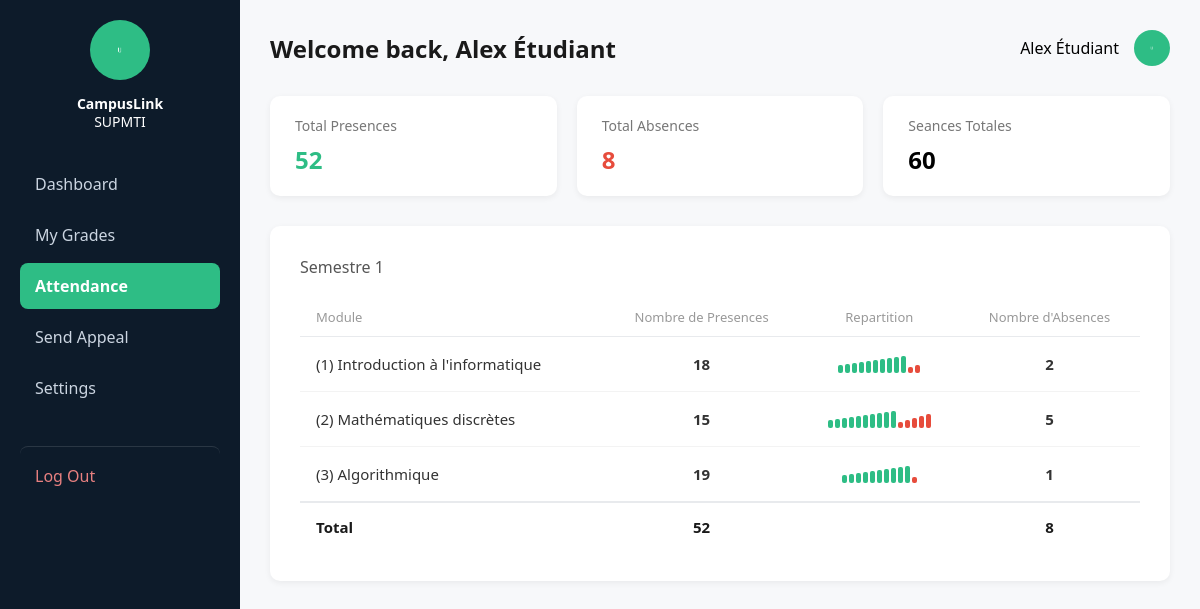
The page /attendance-etudiant (signed in) on the database as committed earlier.
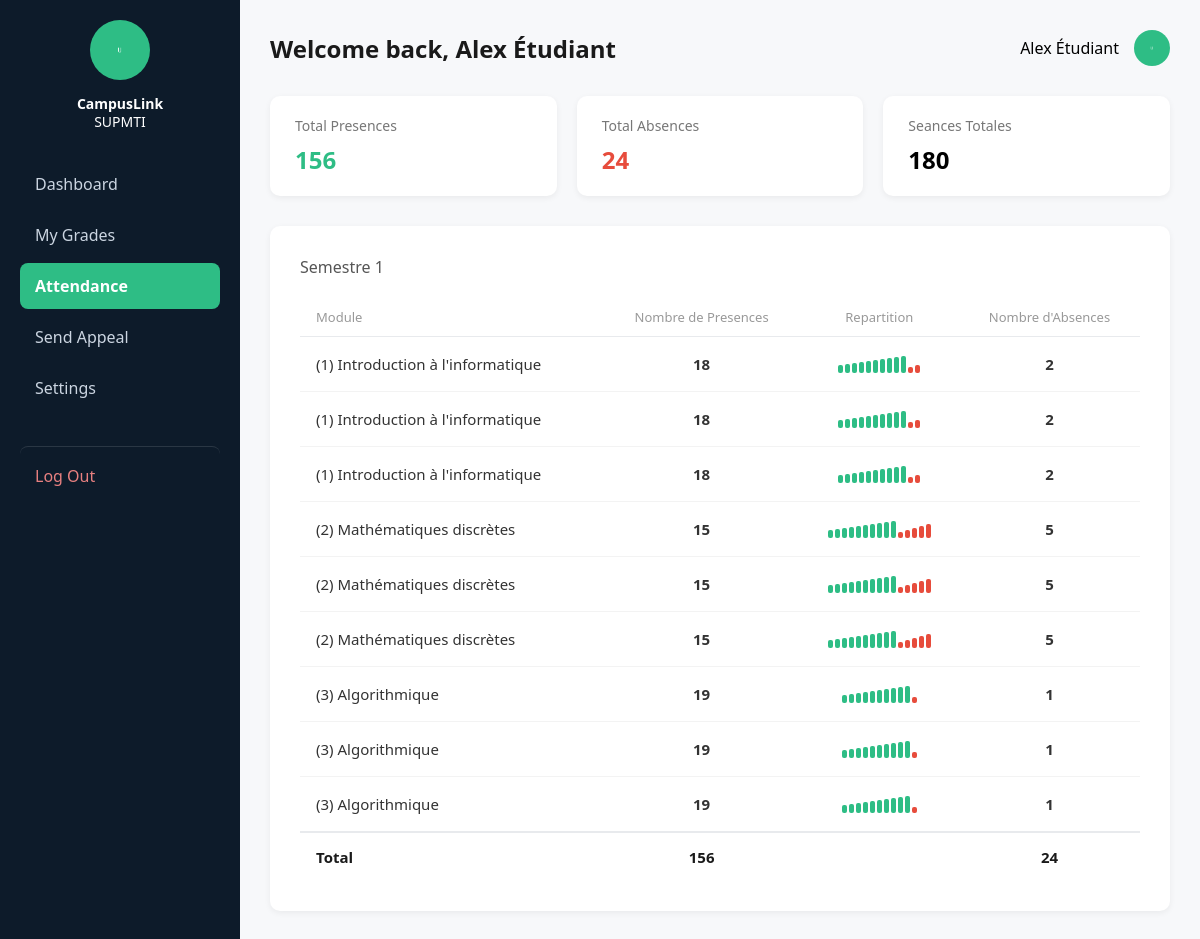
The same page on the database as committed later.
### tables this page shows
CREATE TABLE attendance (
        id INTEGER PRIMARY KEY AUTOINCREMENT,
        etudiant_id INTEGER NOT NULL,
        module TEXT NOT NULL,
        semestre TEXT NOT NULL,
        presences INTEGER DEFAULT 0,
        absences INTEGER DEFAULT 0,
        FOREIGN KEY (etudiant_id) REFERENCES users (id)
    );

### app.py (the view)
@app.route('/attendance-etudiant')
def attendance_etudiant():
    if session.get('user_role') != 'etudiant':
        return redirect(url_for('login'))
    etudiant_id = session.get('user_id')
    connexion = sqlite3.connect('campuslink.db')
    curseur = connexion.cursor()
    curseur.execute(
        'SELECT module, semestre, presences, absences FROM attendance WHERE etudiant_id = ? ORDER BY module',
        (etudiant_id,)
    )
    rows = curseur.fetchall()
    connexion.close()
    attendance = [
        {'module': r[0], 'semestre': r[1], 'presences': r[2], 'absences': r[3]}
        for r in rows
    ]
    total_presences = sum(r['presences'] for r in attendance)
    total_absences  = sum(r['absences']  for r in attendance)
    total_seances   = total_presences + total_absences
    semestre        = attendance[0]['semestre'] if attendance else 'Semestre 1'
    return render_template(
        'attendance_etudiant.html',
        nom=session.get('user_nom'),
        attendance=attendance,
        total_presences=total_presences,
        total_absences=total_absences,
        total_seances=total_seances,
        semestre=semestre
    )

### app.py (called while the page is built)
@app.context_processor
def inject_current_user():
    current_role = session.get('user_role')
    current_nom = session.get('user_nom')
    current_photo = 'avatar.png'
    if 'user_id' in session:
        connexion = sqlite3.connect('campuslink.db')
        curseur = connexion.cursor()
        curseur.execute("SELECT photo FROM users WHERE id = ?", (session.get('user_id'),))
        resultat = curseur.fetchone()
        connexion.close()
        if resultat and resultat[0]:
            current_photo = resultat[0]
    return dict(
        current_role=current_role,
        current_nom=current_nom,
        current_photo=current_photo
    )

### templates/attendance_etudiant.html (shortened to what this page needs)
{% extends "base.html" %}
{% block page_header %}Welcome back, {{ current_nom }}{% endblock %}
{% block extra_css %}
<link rel="stylesheet" href="{{ url_for('static', filename='css/attendance.css') }}">
{% endblock %}
{% block content %}
<div class="stats-cards">
    <div class="stat-card">
        <p class="stat-label">Total Presences</p>
        <h2 class="presence-count">{{ total_presences }}</h2>
    </div>
    <div class="stat-card">
        <p class="stat-label">Total Absences</p>
        <h2 class="absence-count">{{ total_absences }}</h2>
    </div>
    <div class="stat-card">
        <p class="stat-label">Seances Totales</p>
        <h2>{{ total_seances }}</h2>
    </div>
</div>
<div class="attendance-card">
    <h3>{{ semestre }}</h3>
    <table class="attendance-table">
        <thead>
            <tr>
                <th>Module</th>
                <th class="center">Nombre de Presences</th>
                <th class="center">Repartition</th>
                <th class="center">Nombre d'Absences</th>
            </tr>
        </thead>
        <tbody>
            {% for row in attendance %}
            <tr>
                <td>{{ row.module }}</td>
                <td class="center presence-count">{{ row.presences }}</td>
                <td class="center">
                    <div class="bar-visual">
                        {% for i in range([row.presences, 10] | min) %}
                        <div class="bar-seg present" data-height="{{ 8 + i }}"></div>
                        {% endfor %}
                        {% for i in range([row.absences, 5] | min) %}
                        <div class="bar-seg absent" data-height="{{ 6 + i * 2 }}"></div>
                        {% endfor %}
                    </div>
                </td>
                <td class="center absence-count">{{ row.absences }}</td>
            </tr>
            {% endfor %}
            <tr class="total-row">
                <td>Total</td>
                <td class="center">{{ total_presences }}</td>
                <td></td>
                <td class="center">{{ total_absences }}</td>
            </tr>
        </tbody>
    </table>
</div>
{% endblock %}

### templates/base.html (shortened to what this page needs)
<!DOCTYPE html>
<html lang="fr">
<head>
    <link rel="stylesheet" href="{{ url_for('static', filename='css/dashboard.css') }}">
    {% block extra_css %}{% endblock %}
</head>
<body>
<div class="dashboard-layout">
    <aside class="sidebar">
        <div class="sidebar-profile">
            <img src="{{ url_for('static', filename='uploads/' + current_photo) if current_photo != 'avatar.png' else url_for('static', filename='images/avatar.png') }}"
                 class="sidebar-avatar" alt="Avatar">
            <div class="sidebar-brand"><strong>CampusLink</strong><br>SUPMTI</div>
        </div>
        <nav class="sidebar-nav">
            {% if current_role == 'admin' %}
                <a href="{{ url_for('dashboard_admin') }}" class="nav-item {{ 'active' if request.endpoint == 'dashboard_admin' }}">Dashboard</a>
                <a href="{{ url_for('admin_announcements') }}" class="nav-item {{ 'active' if request.endpoint in ['admin_announcements','edit_announcement'] }}">Announcements</a>
                <a href="{{ url_for('academic_structure') }}" class="nav-item {{ 'active' if request.endpoint == 'academic_structure' }}">Academic Structuring</a>
                <a href="{{ url_for('user_management') }}" class="nav-item {{ 'active' if request.endpoint in ['user_management','edit_user'] }}">User Management</a>
                <a href="{{ url_for('admin_appeals') }}" class="nav-item {{ 'active' if request.endpoint == 'admin_appeals' }}">Grade Appeals</a>
                <a href="{{ url_for('settings_admin') }}" class="nav-item {{ 'active' if request.endpoint == 'settings_admin' }}">Settings</a>
            {% elif current_role == 'etudiant' %}
                <a href="{{ url_for('dashboard_etudiant') }}" class="nav-item {{ 'active' if request.endpoint == 'dashboard_etudiant' }}">Dashboard</a>
                <a href="{{ url_for('grades_etudiant') }}" class="nav-item {{ 'active' if request.endpoint == 'grades_etudiant' }}">My Grades</a>
                <a href="{{ url_for('attendance_etudiant') }}" class="nav-item {{ 'active' if request.endpoint == 'attendance_etudiant' }}">Attendance</a>
                <a href="{{ url_for('send_appeal') }}" class="nav-item {{ 'active' if request.endpoint == 'send_appeal' }}">Send Appeal</a>
                <a href="{{ url_for('settings_etudiant') }}" class="nav-item {{ 'active' if request.endpoint == 'settings_etudiant' }}">Settings</a>
            {% endif %}
            <a href="{{ url_for('logout') }}" class="nav-item logout-link">Log Out</a>
        </nav>
    </aside>
    <main class="main-content">
        <header class="topbar page-header">
            <h2>{% block page_header %}{% endblock %}</h2>
            <div class="topbar-right">
                <span>{{ current_nom }}</span>
                <img src="{{ url_for('static', filename='uploads/' + current_photo) if current_photo != 'avatar.png' else url_for('static', filename='images/avatar.png') }}"
                     class="topbar-avatar" alt="Avatar">
            </div>
        </header>
        {% block content %}{% endblock %}
    </main>
</div>
</body>
</html>

### static/css/dashboard.css (style rules this page uses)
* { margin: 0; padding: 0; box-sizing: border-box; font-family: 'Segoe UI', Arial, sans-serif; }
.dashboard-layout { display: flex; min-height: 100vh; }
.sidebar { width: 240px; background-color: #0d1b2a; color: white; padding: 20px; }
.sidebar-profile { text-align: center; margin-bottom: 30px; }
.sidebar-profile img { width: 60px; height: 60px; border-radius: 50%; }
.sidebar-avatar { width: 56px; height: 56px; border-radius: 50%; object-fit: cover; margin-bottom: 10px; }
.sidebar-brand { font-size: 14px; line-height: 1.3; }
.logout-link { margin-top: 30px; color: #e88080 !important; border-top: 1px solid rgba(255,255,255,0.12); padding-top: 18px !important; }
.page-header h2 { font-size: 24px; color: #1a1a1a; }
.sidebar-nav { display: flex; flex-direction: column; gap: 5px; }
.nav-item { color: #cbd5e1; text-decoration: none; padding: 12px 15px; border-radius: 8px; }
.nav-item.active { background-color: #2ebd85; color: white; font-weight: bold; }
.main-content { flex: 1; background-color: #f7f8fa; padding: 30px; }
.topbar { display: flex; justify-content: space-between; align-items: center; margin-bottom: 30px; }
.topbar-right { display: flex; align-items: center; gap: 15px; }
.topbar-avatar { width: 36px; height: 36px; border-radius: 50%; }
.stats-cards { display: flex; gap: 20px; flex-wrap: wrap; }
.stat-card { background: white; border-radius: 10px; padding: 20px 25px; flex: 1; min-width: 220px; box-shadow: 0 2px 6px rgba(0,0,0,0.06); }
.stat-label { color: #777; font-size: 14px; margin-bottom: 8px; }

### static/css/attendance.css (style rules this page uses)
.attendance-card { background: white; border-radius: 10px; padding: 30px; box-shadow: 0 2px 6px rgba(0, 0, 0, 0.06); margin-top: 30px; }
.attendance-card h3 { font-size: 16px; color: #555; margin-bottom: 20px; font-weight: 500; }
.attendance-table { width: 100%; border-collapse: collapse; }
.attendance-table thead tr { border-bottom: 1px solid #e8eaed; }
.attendance-table th { text-align: left; padding: 10px 16px; font-size: 13px; color: #999; font-weight: 500; }
.attendance-table th.center, .attendance-table td.center { text-align: center; }
.attendance-table tbody tr { border-bottom: 1px solid #f3f3f3; }
.attendance-table tbody tr.total-row { border-top: 2px solid #e8eaed; border-bottom: none; }
.attendance-table td { padding: 14px 16px; font-size: 15px; color: #333; }
.total-row td { font-weight: 700; color: #1a1a1a; }
.presence-count { color: #2ebd85; font-weight: 600; }
.absence-count { color: #e74c3c; font-weight: 600; }
.bar-visual { display: inline-flex; gap: 2px; align-items: flex-end; height: 22px; }
.bar-seg { width: 5px; border-radius: 2px; }
.bar-seg.present { background-color: #2ebd85; }
.bar-seg.absent { background-color: #e74c3c; }

Rows that differ between the two databases and show on the page:
added attendance: module "(1) Introduction à l'informatique", presences "18", {{ 8 + i }} 8 (drawn), {{ 8 + i }} 9 (drawn), {{ 8 + i }} 10 (drawn), {{ 8 + i }} 11 (drawn), {{ 8 + i }} 12 (drawn), {{ 8 + i }} 13 (drawn), {{ 8 + i }} 14 (drawn), {{ 8 + i }} 15 (drawn), {{ 8 + i }} 16 (drawn), {{ 8 + i }} 17 (drawn), {{ 6 + i * 2 }} 6 (drawn), {{ 6 + i * 2 }} 8 (drawn), absences "2"
added attendance: module "(1) Introduction à l'informatique", presences "18", {{ 8 + i }} 8 (drawn), {{ 8 + i }} 9 (drawn), {{ 8 + i }} 10 (drawn), {{ 8 + i }} 11 (drawn), {{ 8 + i }} 12 (drawn), {{ 8 + i }} 13 (drawn), {{ 8 + i }} 14 (drawn), {{ 8 + i }} 15 (drawn), {{ 8 + i }} 16 (drawn), {{ 8 + i }} 17 (drawn), {{ 6 + i * 2 }} 6 (drawn), {{ 6 + i * 2 }} 8 (drawn), absences "2"
added attendance: module "(2) Mathématiques discrètes", presences "15", {{ 8 + i }} 8 (drawn), {{ 8 + i }} 9 (drawn), {{ 8 + i }} 10 (drawn), {{ 8 + i }} 11 (drawn), {{ 8 + i }} 12 (drawn), {{ 8 + i }} 13 (drawn), {{ 8 + i }} 14 (drawn), {{ 8 + i }} 16 (drawn), {{ 8 + i }} 17 (drawn), {{ 6 + i * 2 }} 6 (drawn), {{ 6 + i * 2 }} 8 (drawn), {{ 6 + i * 2 }} 10 (drawn), {{ 6 + i * 2 }} 12 (drawn), {{ 6 + i * 2 }} 14 (drawn), absences "5"
added attendance: module "(2) Mathématiques discrètes", presences "15", {{ 8 + i }} 8 (drawn), {{ 8 + i }} 9 (drawn), {{ 8 + i }} 10 (drawn), {{ 8 + i }} 11 (drawn), {{ 8 + i }} 12 (drawn), {{ 8 + i }} 13 (drawn), {{ 8 + i }} 14 (drawn), {{ 8 + i }} 16 (drawn), {{ 8 + i }} 17 (drawn), {{ 6 + i * 2 }} 6 (drawn), {{ 6 + i * 2 }} 8 (drawn), {{ 6 + i * 2 }} 10 (drawn), {{ 6 + i * 2 }} 12 (drawn), {{ 6 + i * 2 }} 14 (drawn), absences "5"
added attendance: module "(3) Algorithmique", presences "19", {{ 8 + i }} 8 (drawn), {{ 8 + i }} 9 (drawn), {{ 8 + i }} 10 (drawn), {{ 8 + i }} 11 (drawn), {{ 8 + i }} 12 (drawn), {{ 8 + i }} 13 (drawn), {{ 8 + i }} 14 (drawn), {{ 8 + i }} 15 (drawn), {{ 8 + i }} 16 (drawn), {{ 8 + i }} 17 (drawn), {{ 6 + i * 2 }} 6 (drawn), absences "1"
added attendance: module "(3) Algorithmique", presences "19", {{ 8 + i }} 8 (drawn), {{ 8 + i }} 9 (drawn), {{ 8 + i }} 10 (drawn), {{ 8 + i }} 11 (drawn), {{ 8 + i }} 12 (drawn), {{ 8 + i }} 13 (drawn), {{ 8 + i }} 14 (drawn), {{ 8 + i }} 15 (drawn), {{ 8 + i }} 16 (drawn), {{ 8 + i }} 17 (drawn), {{ 6 + i * 2 }} 6 (drawn), absences "1"
Other text that changed with them:
{{ total_presences }}: "52" → "156"
{{ total_absences }}: "8" → "24"
{{ total_seances }}: "60" → "180"
